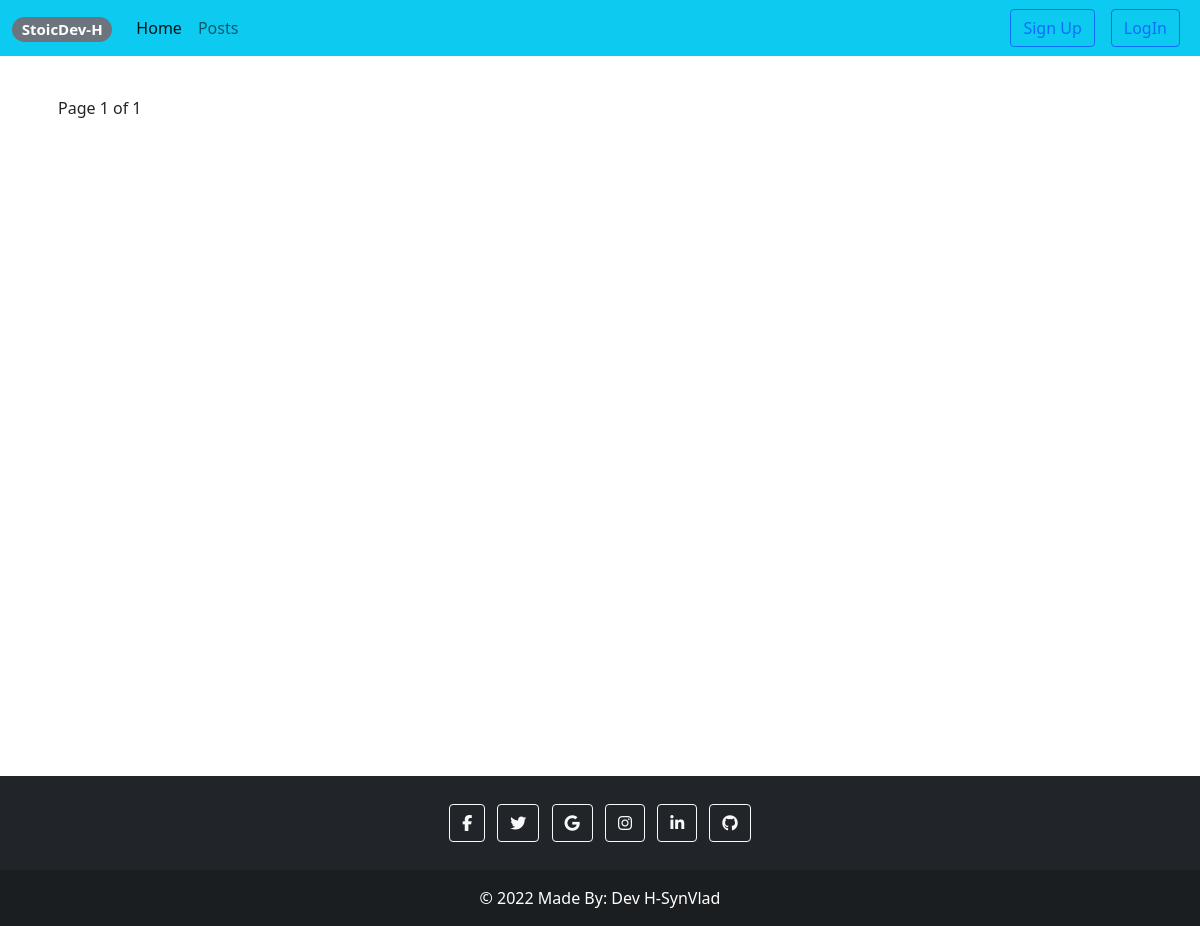
/show-archive-posts/, run on an earlier commit of the app's database.
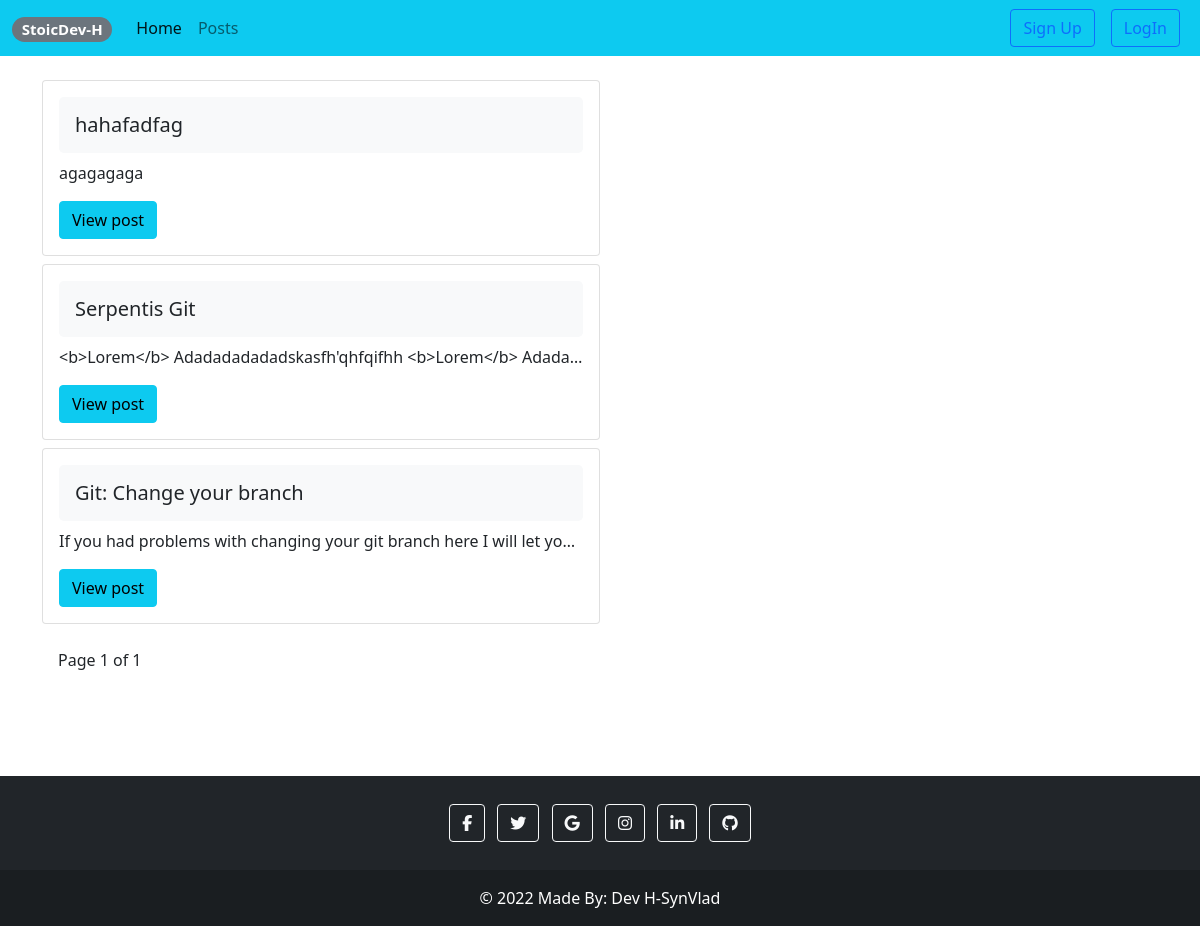
And on a later commit of the database.
### post/models.py (models this page shows, shortened)
class Post(models.Model):
    topic = models.ForeignKey(Topic, on_delete=models.SET_NULL, null=True)
    title = models.CharField(max_length=255)
    description = RichTextField(blank=True)
    like_count = models.IntegerField(default=0)
    dislike_count = models.IntegerField(default=0)
    active = models.BooleanField(default=True)
    created_at = models.DateTimeField(auto_now_add=True)
    updated_at = models.DateTimeField(auto_now=True)
    class Meta:
        ordering = ['-updated_at', '-created_at']

### post/views.py (the view)
# urls.py: path('show-archive-posts/', views.ArchivePostListView.as_view(), name='show_archive_posts'),
class ArchivePostListView(ListView):
    paginate_by = 4
    template_name = 'post/show-arhive-pos.html'
    model = Post
    context_object_name = 'all_posts'
    def get_queryset(self):
        return Post.objects.filter(active=False)

### templates/post/show-arhive-pos.html (shortened to what this page needs)
{% extends 'base.html' %}
{% block content %}
    <div class="container ">
        <div class="d-flex flex-column justify-content-between">
            {% for post in all_posts %}
                <div class="col-md-6">
                    <div class="card mt-2">
                        <div class="card-body">
                            <h5 class="card-title bg-light p-3 rounded-3">{{ post.title }}</h5>
                            <p class="card-text"
                               style="max-width:190ch; white-space: nowrap; text-overflow: ellipsis; overflow:hidden">{{ post.description }}</p>
                            <a href="{% url 'details_post' post.id %}" class="view btn btn-info">View post</a>
                        </div>
                    </div>
                </div>
            {% endfor %}
            <div class="pagination mt-4">
                <span class="step-links">
                    <span class="current mx-3">
                        Page {{ page_obj.number }} of {{ page_obj.paginator.num_pages }}
                    </span>
                </span>
            </div>
        </div>
    </div>
{% endblock %}

What changed in the data, as far as the page shows it:
now on this page (row edited): Post: title "hahafadfag", description "agagagaga"
now on this page (row edited): Post: title "Serpentis Git", description "<b>Lorem</b> Adadadadadadskasfh'qhfqifhh <b>Lorem</b> Adada…"
now on this page (row edited): Post: title "Git: Change your branch", description "If you had problems with changing your git branch here I will let yo…"
